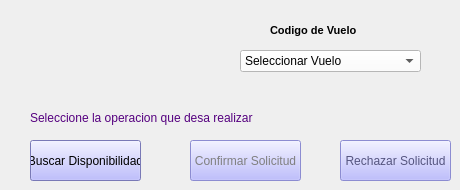
  <widget class="QWidget" name="centralwidget">
   <widget class="QLabel" name="label">
    <property name="geometry">
     <rect>
      <x>270</x>
      <y>20</y>
      <width>91</width>
      <height>21</height>
     </rect>
    </property>
    <property name="font">
     <font>
      <pointsize>8</pointsize>
      <weight>75</weight>
      <bold>true</bold>
     </font>
    </property>
    <property name="text">
     <string>Codigo de Vuelo</string>
    </property>
   </widget>
   <widget class="QComboBox" name="cb_listaVuelos">
    <property name="geometry">
     <rect>
      <x>240</x>
      <y>50</y>
      <width>181</width>
      <height>22</height>
     </rect>
    </property>
    <property name="styleSheet">
     <string notr="true">background-color: rgb(255, 255, 255);</string>
    </property>
    <item>
     <property name="text">
      <string>Seleccionar Vuelo</string>
     </property>
    </item>
   </widget>
   <widget class="QPushButton" name="bt_buscarDisponibilidad">
    <property name="geometry">
     <rect>
      <x>30</x>
      <y>140</y>
      <width>111</width>
      <height>41</height>
     </rect>
    </property>
    <property name="palette">
     <palette>
      <active>
       <colorrole role="WindowText">
        <brush brushstyle="SolidPattern">
         <color alpha="255">
          <red>0</red>
          <green>0</green>
          <blue>0</blue>
         </color>
        </brush>
       </colorrole>
       <colorrole role="Button">
        <brush brushstyle="SolidPattern">
         <color alpha="255">
          <red>170</red>
          <green>170</green>
          <blue>255</blue>
         </color>
        </brush>
       </colorrole>
       <colorrole role="Light">
        <brush brushstyle="SolidPattern">
         <color alpha="255">
          <red>255</red>
          <green>255</green>
          <blue>255</blue>
         </color>
        </brush>
       </colorrole>
       <colorrole role="Midlight">
        <brush brushstyle="SolidPattern">
         <color alpha="255">
          <red>255</red>
          <green>255</green>
          <blue>255</blue>
         </color>
        </brush>
       </colorrole>
       <colorrole role="Dark">
        <brush brushstyle="SolidPattern">
         <color alpha="255">
          <red>127</red>
          <green>127</green>
          <blue>127</blue>
         </color>
        </brush>
       </colorrole>
       <colorrole role="Mid">
        <brush brushstyle="SolidPattern">
         <color alpha="255">
          <red>170</red>
          <green>170</green>
          <blue>170</blue>
         </color>
        </brush>
       </colorrole>
       <colorrole role="Text">
        <brush brushstyle="SolidPattern">
         <color alpha="255">
          <red>0</red>
          <green>0</green>
          <blue>0</blue>
         </color>
        </brush>
       </colorrole>
       <colorrole role="BrightText">
        <brush brushstyle="SolidPattern">
         <color alpha="255">
          <red>255</red>
          <green>255</green>
          <blue>255</blue>
         </color>
        </brush>
       </colorrole>
       <colorrole role="ButtonText">
        <brush brushstyle="SolidPattern">
         <color alpha="255">
          <red>0</red>
          <green>0</green>
          <blue>0</blue>
         </color>
        </brush>
       </colorrole>
       <colorrole role="Base">
        <brush brushstyle="SolidPattern">
         <color alpha="255">
          <red>170</red>
          <green>170</green>
          <blue>255</blue>
         </color>
        </brush>
       </colorrole>
       <colorrole role="Window">
        <brush brushstyle="SolidPattern">
         <color alpha="255">
          <red>170</red>
          <green>170</green>
          <blue>255</blue>
         </color>
        </brush>
       </colorrole>
       <colorrole role="Shadow">
        <brush brushstyle="SolidPattern">
         <color alpha="255">
          <red>0</red>
          <green>0</green>
          <blue>0</blue>
         </color>
        </brush>
       </colorrole>
       <colorrole role="AlternateBase">
        <brush brushstyle="SolidPattern">
         <color alpha="255">
          <red>255</red>
          <green>255</green>
          <blue>255</blue>
         </color>
        </brush>
       </colorrole>
       <colorrole role="ToolTipBase">
        <brush brushstyle="SolidPattern">
         <color alpha="255">
          <red>255</red>
          <green>255</green>
          <blue>220</blue>
         </color>
        </brush>
       </colorrole>
       <colorrole role="ToolTipText">
        <brush brushstyle="SolidPattern">
         <color alpha="255">
          <red>0</red>
          <green>0</green>
          <blue>0</blue>
         </color>
        </brush>
       </colorrole>
      </active>
      <inactive>
       <colorrole role="WindowText">
        <brush brushstyle="SolidPattern">
         <color alpha="255">
          <red>0</red>
          <green>0</green>
          <blue>0</blue>
         </color>
        </brush>
       </colorrole>
       <colorrole role="Button">
        <brush brushstyle="SolidPattern">
         <color alpha="255">
          <red>170</red>
          <green>170</green>
          <blue>255</blue>
         </color>
        </brush>
       </colorrole>
       <colorrole role="Light">
        <brush brushstyle="SolidPattern">
         <color alpha="255">
          <red>255</red>
          <green>255</green>
          <blue>255</blue>
         </color>
        </brush>
       </colorrole>
       <colorrole role="Midlight">
        <brush brushstyle="SolidPattern">
         <color alpha="255">
          <red>255</red>
          <green>255</green>
          <blue>255</blue>
         </color>
        </brush>
       </colorrole>
       <colorrole role="Dark">
        <brush brushstyle="SolidPattern">
         <color alpha="255">
          <red>127</red>
          <green>127</green>
          <blue>127</blue>
         </color>
        </brush>
       </colorrole>
       <colorrole role="Mid">
        <brush brushstyle="SolidPattern">
         <color alpha="255">
          <red>170</red>
          <green>170</green>
          <blue>170</blue>
         </color>
        </brush>
       </colorrole>
       <colorrole role="Text">
        <brush brushstyle="SolidPattern">
         <color alpha="255">
          <red>0</red>
          <green>0</green>
          <blue>0</blue>
         </color>
        </brush>
       </colorrole>
       <colorrole role="BrightText">
        <brush brushstyle="SolidPattern">
         <color alpha="255">
          <red>255</red>
          <green>255</green>
          <blue>255</blue>
         </color>
        </brush>
       </colorrole>
       <colorrole role="ButtonText">
        <brush brushstyle="SolidPattern">
         <color alpha="255">
          <red>0</red>
          <green>0</green>
          <blue>0</blue>
         </color>
        </brush>
       </colorrole>
       <colorrole role="Base">
        <brush brushstyle="SolidPattern">
         <color alpha="255">
          <red>170</red>
          <green>170</green>
          <blue>255</blue>
         </color>
        </brush>
       </colorrole>
       <colorrole role="Window">
        <brush brushstyle="SolidPattern">
         <color alpha="255">
          <red>170</red>
          <green>170</green>
          <blue>255</blue>
         </color>
        </brush>
       </colorrole>
       <colorrole role="Shadow">
        <brush brushstyle="SolidPattern">
         <color alpha="255">
          <red>0</red>
          <green>0</green>
          <blue>0</blue>
         </color>
        </brush>
       </colorrole>
       <colorrole role="AlternateBase">
        <brush brushstyle="SolidPattern">
         <color alpha="255">
          <red>255</red>
          <green>255</green>
          <blue>255</blue>
         </color>
        </brush>
       </colorrole>
       <colorrole role="ToolTipBase">
        <brush brushstyle="SolidPattern">
         <color alpha="255">
          <red>255</red>
          <green>255</green>
          <blue>220</blue>
         </color>
        </brush>
       </colorrole>
       <colorrole role="ToolTipText">
        <brush brushstyle="SolidPattern">
         <color alpha="255">
          <red>0</red>
          <green>0</green>
          <blue>0</blue>
         </color>
        </brush>
       </colorrole>
      </inactive>
      <disabled>
       <colorrole role="WindowText">
        <brush brushstyle="SolidPattern">
         <color alpha="255">
          <red>127</red>
          <green>127</green>
          <blue>127</blue>
         </color>
        </brush>
       </colorrole>
       <colorrole role="Button">
        <brush brushstyle="SolidPattern">
         <color alpha="255">
          <red>170</red>
          <green>170</green>
          <blue>255</blue>
         </color>
        </brush>
       </colorrole>
       <colorrole role="Light">
        <brush brushstyle="SolidPattern">
         <color alpha="255">
          <red>255</red>
          <green>255</green>
          <blue>255</blue>
         </color>
        </brush>
       </colorrole>
       <colorrole role="Midlight">
        <brush brushstyle="SolidPattern">
         <color alpha="255">
          <red>255</red>
          <green>255</green>
          <blue>255</blue>
         </color>
        </brush>
       </colorrole>
       <colorrole role="Dark">
        <brush brushstyle="SolidPattern">
         <color alpha="255">
          <red>127</red>
          <green>127</green>
          <blue>127</blue>
         </color>
        </brush>
       </colorrole>
       <colorrole role="Mid">
        <brush brushstyle="SolidPattern">
         <color alpha="255">
          <red>170</red>
          <green>170</green>
          <blue>170</blue>
         </color>
        </brush>
       </colorrole>
       <colorrole role="Text">
        <brush brushstyle="SolidPattern">
         <color alpha="255">
          <red>127</red>
          <green>127</green>
          <blue>127</blue>
         </color>
        </brush>
       </colorrole>
       <colorrole role="BrightText">
        <brush brushstyle="SolidPattern">
         <color alpha="255">
          <red>255</red>
          <green>255</green>
          <blue>255</blue>
         </color>
        </brush>
       </colorrole>
       <colorrole role="ButtonText">
        <brush brushstyle="SolidPattern">
         <color alpha="255">
          <red>127</red>
          <green>127</green>
          <blue>127</blue>
         </color>
        </brush>
       </colorrole>
       <colorrole role="Base">
        <brush brushstyle="SolidPattern">
         <color alpha="255">
          <red>170</red>
          <green>170</green>
          <blue>255</blue>
         </color>
        </brush>
       </colorrole>
       <colorrole role="Window">
        <brush brushstyle="SolidPattern">
         <color alpha="255">
          <red>170</red>
          <green>170</green>
          <blue>255</blue>
         </color>
        </brush>
       </colorrole>
       <colorrole role="Shadow">
        <brush brushstyle="SolidPattern">
         <color alpha="255">
          <red>0</red>
          <green>0</green>
          <blue>0</blue>
         </color>
        </brush>
       </colorrole>
       <colorrole role="AlternateBase">
        <brush brushstyle="SolidPattern">
         <color alpha="255">
          <red>255</red>
          <green>255</green>
          <blue>255</blue>
         </color>
        </brush>
       </colorrole>
       <colorrole role="ToolTipBase">
        <brush brushstyle="SolidPattern">
         <color alpha="255">
          <red>255</red>
          <green>255</green>
          <blue>220</blue>
         </color>
        </brush>
       </colorrole>
       <colorrole role="ToolTipText">
        <brush brushstyle="SolidPattern">
         <color alpha="255">
          <red>0</red>
          <green>0</green>
          <blue>0</blue>
         </color>
        </brush>
       </colorrole>
      </disabled>
     </palette>
    </property>
    <property name="styleSheet">
     <string notr="true">background-color: rgb(170, 170, 255);</string>
    </property>
    <property name="text">
     <string>Buscar Disponibilidad</string>
    </property>
   </widget>
   <widget class="QPushButton" name="bt_confirmarSolicitud">
    <property name="enabled">
     <bool>false</bool>
    </property>
    <property name="geometry">
     <rect>
      <x>190</x>
      <y>140</y>
      <width>111</width>
      <height>41</height>
     </rect>
    </property>
    <property name="palette">
     <palette>
      <active>
       <colorrole role="WindowText">
        <brush brushstyle="SolidPattern">
         <color alpha="255">
          <red>0</red>
          <green>0</green>
          <blue>0</blue>
         </color>
        </brush>
       </colorrole>
       <colorrole role="Button">
        <brush brushstyle="SolidPattern">
         <color alpha="255">
          <red>170</red>
          <green>170</green>
          <blue>255</blue>
         </color>
        </brush>
       </colorrole>
       <colorrole role="Light">
        <brush brushstyle="SolidPattern">
         <color alpha="255">
          <red>255</red>
          <green>255</green>
          <blue>255</blue>
         </color>
        </brush>
       </colorrole>
       <colorrole role="Midlight">
        <brush brushstyle="SolidPattern">
         <color alpha="255">
          <red>255</red>
          <green>255</green>
          <blue>255</blue>
         </color>
        </brush>
       </colorrole>
       <colorrole role="Dark">
        <brush brushstyle="SolidPattern">
         <color alpha="255">
          <red>127</red>
          <green>127</green>
          <blue>127</blue>
         </color>
        </brush>
       </colorrole>
       <colorrole role="Mid">
        <brush brushstyle="SolidPattern">
         <color alpha="255">
          <red>170</red>
          <green>170</green>
          <blue>170</blue>
         </color>
        </brush>
       </colorrole>
       <colorrole role="Text">
        <brush brushstyle="SolidPattern">
         <color alpha="255">
          <red>0</red>
          <green>0</green>
          <blue>0</blue>
         </color>
        </brush>
       </colorrole>
       <colorrole role="BrightText">
        <brush brushstyle="SolidPattern">
         <color alpha="255">
          <red>255</red>
          <green>255</green>
          <blue>255</blue>
         </color>
        </brush>
       </colorrole>
       <colorrole role="ButtonText">
        <brush brushstyle="SolidPattern">
         <color alpha="255">
          <red>0</red>
          <green>0</green>
          <blue>0</blue>
         </color>
        </brush>
       </colorrole>
       <colorrole role="Base">
        <brush brushstyle="SolidPattern">
         <color alpha="255">
          <red>170</red>
          <green>170</green>
          <blue>255</blue>
         </color>
        </brush>
       </colorrole>
       <colorrole role="Window">
        <brush brushstyle="SolidPattern">
         <color alpha="255">
          <red>170</red>
          <green>170</green>
          <blue>255</blue>
         </color>
        </brush>
       </colorrole>
       <colorrole role="Shadow">
        <brush brushstyle="SolidPattern">
         <color alpha="255">
          <red>0</red>
          <green>0</green>
          <blue>0</blue>
         </color>
        </brush>
       </colorrole>
       <colorrole role="AlternateBase">
        <brush brushstyle="SolidPattern">
         <color alpha="255">
          <red>255</red>
          <green>255</green>
          <blue>255</blue>
         </color>
        </brush>
       </colorrole>
       <colorrole role="ToolTipBase">
        <brush brushstyle="SolidPattern">
         <color alpha="255">
          <red>255</red>
          <green>255</green>
          <blue>220</blue>
         </color>
        </brush>
       </colorrole>
       <colorrole role="ToolTipText">
        <brush brushstyle="SolidPattern">
         <color alpha="255">
          <red>0</red>
          <green>0</green>
          <blue>0</blue>
         </color>
        </brush>
       </colorrole>
      </active>
      <inactive>
       <colorrole role="WindowText">
        <brush brushstyle="SolidPattern">
         <color alpha="255">
          <red>0</red>
          <green>0</green>
          <blue>0</blue>
         </color>
        </brush>
       </colorrole>
       <colorrole role="Button">
        <brush brushstyle="SolidPattern">
         <color alpha="255">
          <red>170</red>
          <green>170</green>
          <blue>255</blue>
         </color>
        </brush>
       </colorrole>
       <colorrole role="Light">
        <brush brushstyle="SolidPattern">
         <color alpha="255">
          <red>255</red>
          <green>255</green>
          <blue>255</blue>
         </color>
        </brush>
       </colorrole>
       <colorrole role="Midlight">
        <brush brushstyle="SolidPattern">
         <color alpha="255">
          <red>255</red>
          <green>255</green>
          <blue>255</blue>
         </color>
        </brush>
       </colorrole>
       <colorrole role="Dark">
        <brush brushstyle="SolidPattern">
         <color alpha="255">
          <red>127</red>
          <green>127</green>
          <blue>127</blue>
         </color>
        </brush>
       </colorrole>
       <colorrole role="Mid">
        <brush brushstyle="SolidPattern">
         <color alpha="255">
          <red>170</red>
          <green>170</green>
          <blue>170</blue>
         </color>
        </brush>
       </colorrole>
       <colorrole role="Text">
        <brush brushstyle="SolidPattern">
         <color alpha="255">
          <red>0</red>
          <green>0</green>
          <blue>0</blue>
         </color>
        </brush>
       </colorrole>
       <colorrole role="BrightText">
        <brush brushstyle="SolidPattern">
         <color alpha="255">
          <red>255</red>
          <green>255</green>
          <blue>255</blue>
         </color>
        </brush>
       </colorrole>
       <colorrole role="ButtonText">
        <brush brushstyle="SolidPattern">
         <color alpha="255">
          <red>0</red>
          <green>0</green>
          <blue>0</blue>
         </color>
        </brush>
       </colorrole>
       <colorrole role="Base">
        <brush brushstyle="SolidPattern">
         <color alpha="255">
          <red>170</red>
          <green>170</green>
          <blue>255</blue>
         </color>
        </brush>
       </colorrole>
       <colorrole role="Window">
        <brush brushstyle="SolidPattern">
         <color alpha="255">
          <red>170</red>
          <green>170</green>
          <blue>255</blue>
         </color>
        </brush>
       </colorrole>
       <colorrole role="Shadow">
        <brush brushstyle="SolidPattern">
         <color alpha="255">
          <red>0</red>
          <green>0</green>
          <blue>0</blue>
         </color>
        </brush>
       </colorrole>
       <colorrole role="AlternateBase">
        <brush brushstyle="SolidPattern">
         <color alpha="255">
          <red>255</red>
          <green>255</green>
          <blue>255</blue>
         </color>
        </brush>
       </colorrole>
       <colorrole role="ToolTipBase">
        <brush brushstyle="SolidPattern">
         <color alpha="255">
          <red>255</red>
          <green>255</green>
          <blue>220</blue>
         </color>
        </brush>
       </colorrole>
       <colorrole role="ToolTipText">
        <brush brushstyle="SolidPattern">
         <color alpha="255">
          <red>0</red>
          <green>0</green>
          <blue>0</blue>
         </color>
        </brush>
       </colorrole>
      </inactive>
      <disabled>
       <colorrole role="WindowText">
        <brush brushstyle="SolidPattern">
         <color alpha="255">
          <red>127</red>
          <green>127</green>
          <blue>127</blue>
         </color>
        </brush>
       </colorrole>
       <colorrole role="Button">
        <brush brushstyle="SolidPattern">
         <color alpha="255">
          <red>170</red>
          <green>170</green>
          <blue>255</blue>
         </color>
        </brush>
       </colorrole>
       <colorrole role="Light">
        <brush brushstyle="SolidPattern">
         <color alpha="255">
          <red>255</red>
          <green>255</green>
          <blue>255</blue>
         </color>
        </brush>
       </colorrole>
       <colorrole role="Midlight">
        <brush brushstyle="SolidPattern">
         <color alpha="255">
          <red>255</red>
          <green>255</green>
          <blue>255</blue>
         </color>
        </brush>
       </colorrole>
       <colorrole role="Dark">
        <brush brushstyle="SolidPattern">
         <color alpha="255">
          <red>127</red>
          <green>127</green>
          <blue>127</blue>
         </color>
        </brush>
       </colorrole>
       <colorrole role="Mid">
        <brush brushstyle="SolidPattern">
         <color alpha="255">
          <red>170</red>
          <green>170</green>
          <blue>170</blue>
         </color>
        </brush>
       </colorrole>
       <colorrole role="Text">
        <brush brushstyle="SolidPattern">
         <color alpha="255">
          <red>127</red>
          <green>127</green>
          <blue>127</blue>
         </color>
        </brush>
       </colorrole>
       <colorrole role="BrightText">
        <brush brushstyle="SolidPattern">
         <color alpha="255">
          <red>255</red>
          <green>255</green>
          <blue>255</blue>
         </color>
        </brush>
       </colorrole>
       <colorrole role="ButtonText">
        <brush brushstyle="SolidPattern">
         <color alpha="255">
          <red>127</red>
          <green>127</green>
          <blue>127</blue>
         </color>
        </brush>
       </colorrole>
       <colorrole role="Base">
        <brush brushstyle="SolidPattern">
         <color alpha="255">
          <red>170</red>
          <green>170</green>
          <blue>255</blue>
         </color>
        </brush>
       </colorrole>
       <colorrole role="Window">
        <brush brushstyle="SolidPattern">
         <color alpha="255">
          <red>170</red>
          <green>170</green>
          <blue>255</blue>
         </color>
        </brush>
       </colorrole>
       <colorrole role="Shadow">
        <brush brushstyle="SolidPattern">
         <color alpha="255">
          <red>0</red>
          <green>0</green>
          <blue>0</blue>
         </color>
        </brush>
       </colorrole>
       <colorrole role="AlternateBase">
        <brush brushstyle="SolidPattern">
         <color alpha="255">
          <red>255</red>
          <green>255</green>
          <blue>255</blue>
         </color>
        </brush>
       </colorrole>
       <colorrole role="ToolTipBase">
        <brush brushstyle="SolidPattern">
         <color alpha="255">
          <red>255</red>
          <green>255</green>
          <blue>220</blue>
         </color>
        </brush>
       </colorrole>
       <colorrole role="ToolTipText">
        <brush brushstyle="SolidPattern">
         <color alpha="255">
          <red>0</red>
          <green>0</green>
          <blue>0</blue>
         </color>
        </brush>
       </colorrole>
      </disabled>
     </palette>
    </property>
    <property name="styleSheet">
     <string notr="true">background-color: rgb(170, 170, 255);</string>
    </property>
    <property name="text">
     <string>Confirmar Solicitud</string>
    </property>
   </widget>
   <widget class="QPushButton" name="bt_rechazarSolicitud">
    <property name="enabled">
     <bool>false</bool>
    </property>
    <property name="geometry">
     <rect>
      <x>340</x>
      <y>140</y>
      <width>111</width>
      <height>41</height>
     </rect>
    </property>
    <property name="palette">
     <palette>
      <active>
       <colorrole role="Button">
        <brush brushstyle="SolidPattern">
         <color alpha="255">
          <red>170</red>
          <green>170</green>
          <blue>255</blue>
         </color>
        </brush>
       </colorrole>
       <colorrole role="ButtonText">
        <brush brushstyle="SolidPattern">
         <color alpha="255">
          <red>0</red>
          <green>0</green>
          <blue>0</blue>
         </color>
        </brush>
       </colorrole>
       <colorrole role="Base">
        <brush brushstyle="SolidPattern">
         <color alpha="255">
          <red>170</red>
          <green>170</green>
          <blue>255</blue>
         </color>
        </brush>
       </colorrole>
       <colorrole role="Window">
        <brush brushstyle="SolidPattern">
         <color alpha="255">
          <red>170</red>
          <green>170</green>
          <blue>255</blue>
         </color>
        </brush>
       </colorrole>
      </active>
      <inactive>
       <colorrole role="Button">
        <brush brushstyle="SolidPattern">
         <color alpha="255">
          <red>170</red>
          <green>170</green>
          <blue>255</blue>
         </color>
        </brush>
       </colorrole>
       <colorrole role="ButtonText">
        <brush brushstyle="SolidPattern">
         <color alpha="255">
          <red>0</red>
          <green>0</green>
          <blue>0</blue>
         </color>
        </brush>
       </colorrole>
       <colorrole role="Base">
        <brush brushstyle="SolidPattern">
         <color alpha="255">
          <red>170</red>
          <green>170</green>
          <blue>255</blue>
         </color>
        </brush>
       </colorrole>
       <colorrole role="Window">
        <brush brushstyle="SolidPattern">
         <color alpha="255">
          <red>170</red>
          <green>170</green>
          <blue>255</blue>
         </color>
        </brush>
       </colorrole>
      </inactive>
      <disabled>
       <colorrole role="Button">
        <brush brushstyle="SolidPattern">
         <color alpha="255">
          <red>170</red>
          <green>170</green>
          <blue>255</blue>
         </color>
        </brush>
       </colorrole>
       <colorrole role="ButtonText">
        <brush brushstyle="SolidPattern">
         <color alpha="255">
          <red>85</red>
          <green>85</green>
          <blue>127</blue>
         </color>
        </brush>
       </colorrole>
       <colorrole role="Base">
        <brush brushstyle="SolidPattern">
         <color alpha="255">
          <red>170</red>
          <green>170</green>
          <blue>255</blue>
         </color>
        </brush>
       </colorrole>
       <colorrole role="Window">
        <brush brushstyle="SolidPattern">
         <color alpha="255">
          <red>170</red>
          <green>170</green>
          <blue>255</blue>
         </color>
        </brush>
       </colorrole>
      </disabled>
     </palette>
    </property>
    <property name="styleSheet">
     <string notr="true">background-color: rgb(170, 170, 255);</string>
    </property>
    <property name="text">
     <string>Rechazar Solicitud</string>
    </property>
   </widget>
   <widget class="QLabel" name="label_2">
    <property name="geometry">
     <rect>
      <x>50</x>
      <y>20</y>
      <width>141</width>
      <height>71</height>
     </rect>
    </property>
    <property name="styleSheet">
     <string notr="true">border-image: url(:/cct/iconoavion.jpg);</string>
    </property>
    <property name="text">
     <string/>
    </property>
   </widget>
   <widget class="QLabel" name="label_3">
    <property name="geometry">
     <rect>
      <x>30</x>
      <y>110</y>
      <width>231</width>
      <height>16</height>
     </rect>
    </property>
    <property name="styleSheet">
     <string notr="true">color: rgb(85, 0, 127);</string>
    </property>
    <property name="text">
     <string>&lt;html&gt;&lt;head/&gt;&lt;body&gt;&lt;p&gt;&lt;span style=&quot; font-size:9pt;&quot;&gt;Seleccione la operacion que desa realizar&lt;/span&gt;&lt;/p&gt;&lt;/body&gt;&lt;/html&gt;</string>
    </property>
   </widget>
  </widget>
